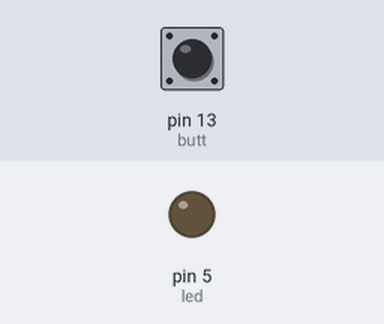
Recording of a sketch running on a simulated Arduino Uno, built with avr-gcc and run on an emulated ATmega328P. Parts: output pins drawn as LEDs (lit = HIGH). The inputs (shaded band) are chosen by the test bench; at power-on: pin 13 (butt) LOW. What the sketch prints to the serial monitor is not drawn.

Above: at 1.2 s.
1.3 s: pin 13 (butt) pulled HIGH for 0.15 s
At 2.6 s:
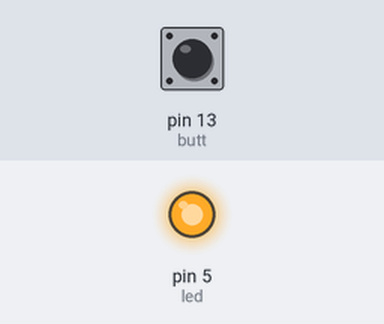
Timing chart, 0 to 4.3 s (numbered marks = the images above; inputs shaded):
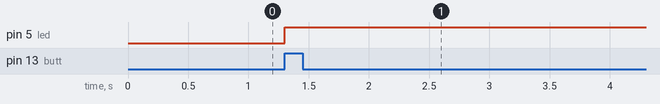

The sketch:

led_after_mi.ino
```cpp
int led=5;

int butt=13;
void setup() {
  Serial.begin(9600);
  // put your setup code here, to run once:
pinMode(5,OUTPUT);
pinMode(13,INPUT);
}

void loop() {
  // put your main code here, to run repea tedly:
int count=0;
int reads=digitalRead(butt);
switch(reads){


case 1:
      digitalWrite(led,HIGH);
      count++;
    break;
}
Serial.print(reads);
Serial.print("\t");
Serial.println(count);
}
```

Measured:
- after the input at 1.3 s, pin 5 (led): LOW → HIGH at once
